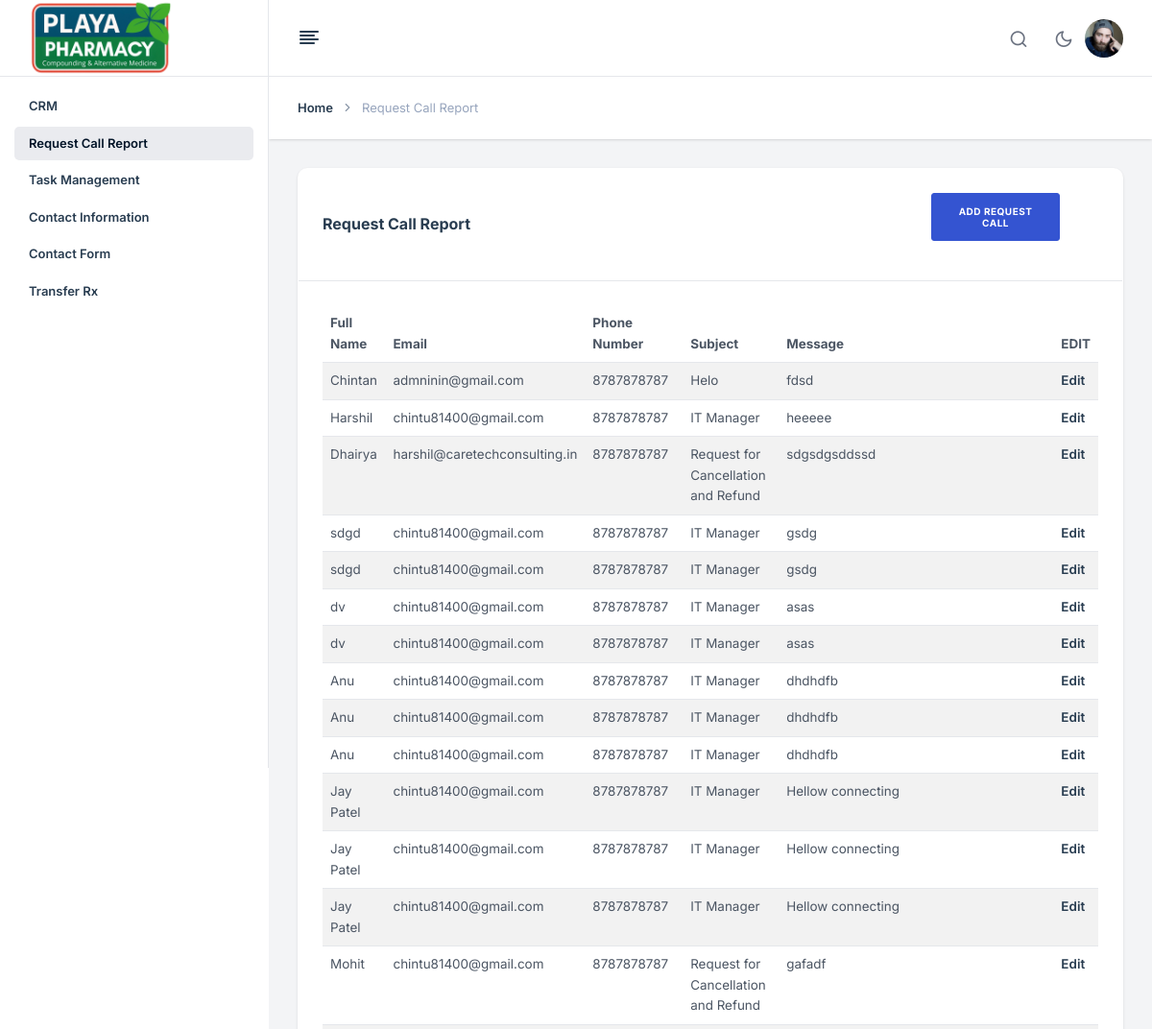
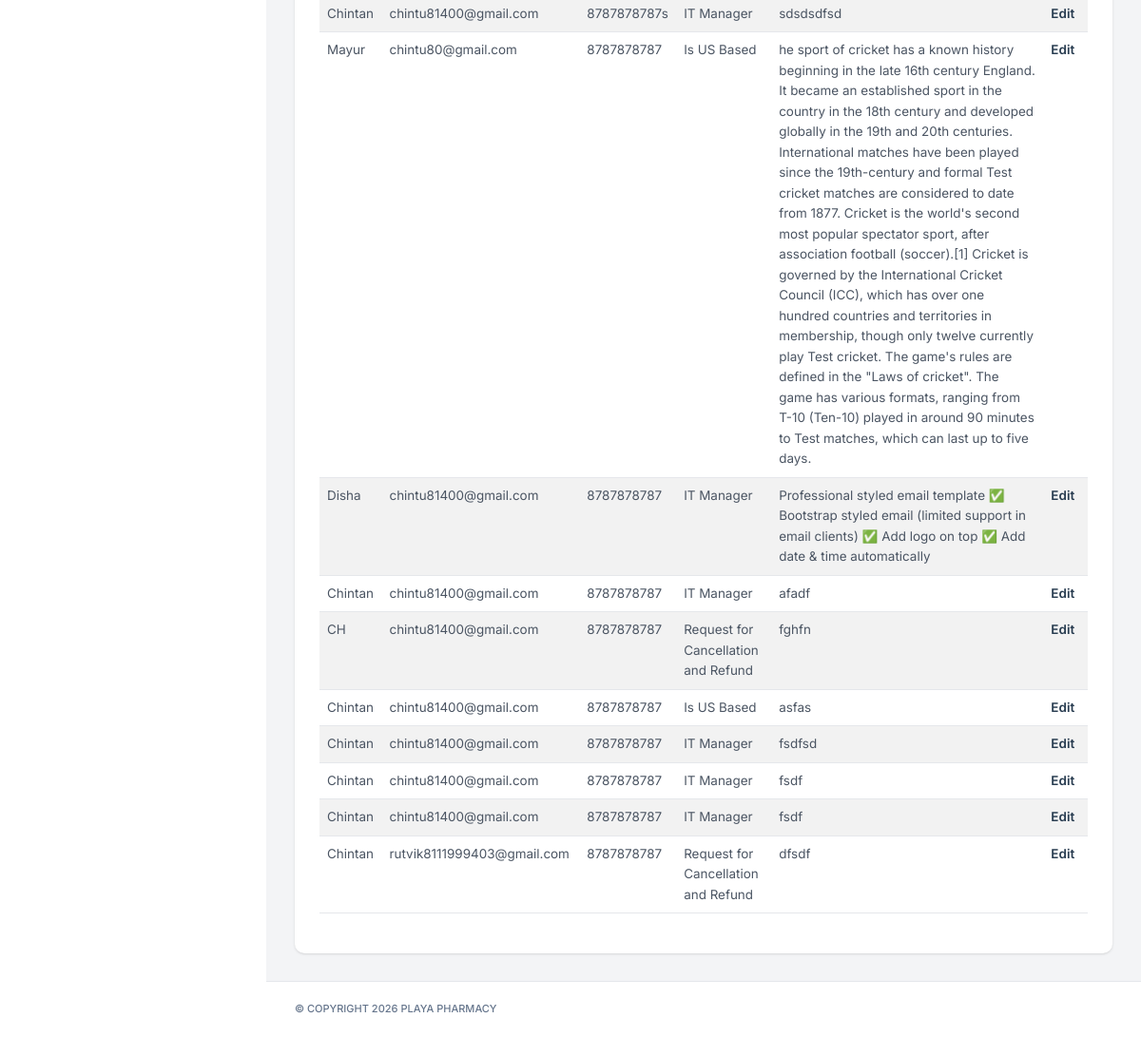
Screenshot of /dashboard_admin/request_call/ with the database file from the repository (2 pictures, top to bottom).
### be_myplaya/models.py (models this page shows, shortened)
class RequestCall(models.Model):
    fullname = models.CharField(max_length=100)
    email = models.EmailField()
    phone_number = models.CharField(max_length=15)
    subject = models.CharField(max_length=200)
    message = models.TextField()
    class Meta:
        verbose_name = "Request Call"
        verbose_name_plural = "Request Call"

### be_myplaya/views.py (the view)
# urls.py: path('dashboard_admin/request_call/', views.request_call, name="request_call"),
def request_call(request):
    data = RequestCall.objects.all()
    return render(request, 'Dashboard_Playa/Request_Call_Patient.html', {'data':data})

### templates/Dashboard_Playa/Request_Call_Patient.html (shortened to what this page needs)
{% load static %}
<!DOCTYPE html>
<html lang="zxx">
<head>
    <link rel="stylesheet" type="text/css" href="{% static 'assets/css/bootstrap.min.css' %}">
    <link rel="stylesheet" type="text/css" href="{% static 'assets/vendors/css/vendors.min.css' %}">
    <link rel="stylesheet" type="text/css" href="{% static 'assets/css/theme.min.css' %}">
    <link rel="stylesheet" href="https://cdn.datatables.net/2.3.7/css/dataTables.bootstrap5.css" />
    <link rel="stylesheet" href="https://cdn.datatables.net/2.3.7/css/dataTables.dataTables.css" />
</head>
<body>
    <nav class="nxl-navigation">
        <div class="navbar-wrapper">
            <div class="m-header">
                <a href="{% url 'dashboard' %}" class="b-brand">
                    <img src="{% static 'assets/images/Playa_logo-Photoroom.png' %}" alt="" class="logo logo-lg" style="width: 150px;"/>
                </a>
            </div>
            <div class="navbar-content">
                <ul class="nxl-navbar">
                    <li class="nxl-item nxl-hasmenu">
                            <li class="nxl-item"><a class="nxl-link" href="{% url 'dashboard' %}">CRM</a></li>
                            <li class="nxl-item"><a class="nxl-link" href="{% url 'request_call' %}">Request Call Report</a></li>
                            <li class="nxl-item"><a class="nxl-link" href="{% url 'task_management' %}">Task Management</a></li>
                            <li class="nxl-item"><a class="nxl-link" href="{% url 'contact_information' %}">Contact Information</a></li>
                            <li class="nxl-item"><a class="nxl-link" href="{% url 'contact_form' %}">Contact Form</a></li>
                            <li class="nxl-item"><a class="nxl-link" href="{% url 'transfer_rx' %}">Transfer Rx</a></li>
                    </li>
                </ul>
            </div>
        </div>
    </nav>
    <header class="nxl-header">
        <div class="header-wrapper">
            <div class="header-left d-flex align-items-center gap-4">
                <div class="nxl-navigation-toggle">
                    <a href="javascript:void(0);" id="menu-mini-button">
                        <i class="feather-align-left"></i>
                    </a>
                </div>
            </div>
            <div class="header-right ms-auto">
                <div class="d-flex align-items-center">
                    <div class="dropdown nxl-h-item nxl-header-search">
                        <a href="javascript:void(0);" class="nxl-head-link me-0" data-bs-toggle="dropdown" data-bs-auto-close="outside">
                            <i class="feather-search"></i>
                        </a>
                    </div>
                    <div class="nxl-h-item dark-light-theme">
                        <a href="javascript:void(0);" class="nxl-head-link me-0 dark-button">
                            <i class="feather-moon"></i>
                        </a>
                    </div>
                    <div class="dropdown nxl-h-item">
                        <a href="javascript:void(0);" data-bs-toggle="dropdown" role="button" data-bs-auto-close="outside">
                            <img src="{% static 'assets/images/avatar/1.png' %}" alt="user-image" class="img-fluid user-avtar me-0" />
                        </a>
                    </div>
                </div>
            </div>
        </div>
    </header>
    <main class="nxl-container">
        <div class="nxl-content">
            <div class="page-header">
                <div class="page-header-left d-flex align-items-center">
                    <ul class="breadcrumb">
                        <li class="breadcrumb-item"><a href="index.html">Home</a></li>
                        <li class="breadcrumb-item">Request Call Report</li>
                    </ul>
                </div>
            </div>
            <div class="main-content">
                <div class="row">
                    <div class="col-xxl-12">
                        <div class="card stretch stretch-full">
                            <div class="card-header">
                                <div class="col-9">
                                        <h5 class="card-title">Request Call Report</h5>
                                    </div>
                                    <div class="col-2 text-end">
                                        <a href="{% url 'add_request_call' %}" class="btn btn-primary mb-3">
                                            Add Request Call
                                        </a>
                                    </div>
                                <div class="card-header-action">
                                </div>
                            </div>
                            <div class="card-body custom-card-action">
                                <table id="example" class="table table-striped">
                                    <thead>
                                        <tr>
                                            <th>Full Name</th>
                                            <th>Email</th>
                                            <th>Phone Number</th>
                                            <th>Subject</th>
                                            <th>Message</th>
                                            <th>EDIT</th>
                                        </tr>
                                    </thead>
                                    <tbody>
                                        {% for a in data %}
                                        <tr>
                                            <td> {{a.fullname}} </td>
                                            <td> {{a.email}} </td>
                                            <td> {{a.phone_number}} </td>
                                            <td> {{a.subject}} </td>
                                            <td> {{a.message}} </td>
                                            <td>
                                                <a href="{% url 'edit_request_call' a.pk %}">Edit</a>
                                            </td>
                                        </tr>
                                        {% endfor %}
                                    </tbody>
                                </table>
                            </div>
                        </div>
                    </div>
                </div>
            </div>
        </div>
        <footer class="footer">
            <p class="fs-11 text-muted fw-medium text-uppercase mb-0 copyright">
                <span>© Copyright </span>
                <span> Playa Pharmacy</span>
            </p>
        </footer>
    </main>
</body>
</html>

### rows the page displays
RequestCall: fullname "Chintan", email "admninin@gmail.com", phone_number "8787878787", subject "Helo", message "fdsd"
RequestCall: fullname "Harshil", email "chintu81400@gmail.com", phone_number "8787878787", subject "IT Manager", message "heeeee"
RequestCall: fullname "Dhairya", email "harshil@caretechconsulting.in", phone_number "8787878787", subject "Request for Cancellation and Refund", message "sdgsdgsddssd"
RequestCall: fullname "sdgd", email "chintu81400@gmail.com", phone_number "8787878787", subject "IT Manager", message "gsdg"
RequestCall: fullname "sdgd", email "chintu81400@gmail.com", phone_number "8787878787", subject "IT Manager", message "gsdg"
RequestCall: fullname "dv", email "chintu81400@gmail.com", phone_number "8787878787", subject "IT Manager", message "asas"
RequestCall: fullname "dv", email "chintu81400@gmail.com", phone_number "8787878787", subject "IT Manager", message "asas"
RequestCall: fullname "Anu", email "chintu81400@gmail.com", phone_number "8787878787", subject "IT Manager", message "dhdhdfb"
RequestCall: fullname "Anu", email "chintu81400@gmail.com", phone_number "8787878787", subject "IT Manager", message "dhdhdfb"
RequestCall: fullname "Anu", email "chintu81400@gmail.com", phone_number "8787878787", subject "IT Manager", message "dhdhdfb"
RequestCall: fullname "Jay Patel", email "chintu81400@gmail.com", phone_number "8787878787", subject "IT Manager", message "Hellow connecting"
RequestCall: fullname "Jay Patel", email "chintu81400@gmail.com", phone_number "8787878787", subject "IT Manager", message "Hellow connecting"
RequestCall: fullname "Jay Patel", email "chintu81400@gmail.com", phone_number "8787878787", subject "IT Manager", message "Hellow connecting"
RequestCall: fullname "Mohit", email "chintu81400@gmail.com", phone_number "8787878787", subject "Request for Cancellation and Refund", message "gafadf"
RequestCall: fullname "Chintan", email "chintu81400@gmail.com", phone_number "8787878787s", subject "IT Manager", message "sdsdsdfsd"
RequestCall: fullname "Mayur", email "chintu80@gmail.com", phone_number "8787878787", subject "Is US Based", message "he sport of cricket has a known history beginning in the late 16th century England. It became an established sport in the country in the 18th century and developed globally in the 19th and 20th centuries. International matches have been played since the 19th-century and formal Test cricket matches are considered to date from 1877. Cricket is the world's second most popular spectator sport, after association football (soccer).[1] Cricket is governed by the International Cricket Council (ICC), which has over one hundred countries and territories in membership, though only twelve currently play Test cricket. The game's rules are defined in the \"Laws of cricket\". The game has various formats,…"
RequestCall: fullname "Disha", email "chintu81400@gmail.com", phone_number "8787878787", subject "IT Manager", message "Professional styled email template ✅ Bootstrap styled email (limited support in email clients) ✅ Add logo on top ✅ Add date & time automatically"
RequestCall: fullname "Chintan", email "chintu81400@gmail.com", phone_number "8787878787", subject "IT Manager", message "afadf"
RequestCall: fullname "CH", email "chintu81400@gmail.com", phone_number "8787878787", subject "Request for Cancellation and Refund", message "fghfn"
RequestCall: fullname "Chintan", email "chintu81400@gmail.com", phone_number "8787878787", subject "Is US Based", message "asfas"
RequestCall: fullname "Chintan", email "chintu81400@gmail.com", phone_number "8787878787", subject "IT Manager", message "fsdfsd"
RequestCall: fullname "Chintan", email "chintu81400@gmail.com", phone_number "8787878787", subject "IT Manager", message "fsdf"
RequestCall: fullname "Chintan", email "chintu81400@gmail.com", phone_number "8787878787", subject "IT Manager", message "fsdf"
RequestCall: fullname "Chintan", email "rutvik8111999403@gmail.com", phone_number "8787878787", subject "Request for Cancellation and Refund", message "dfsdf"
